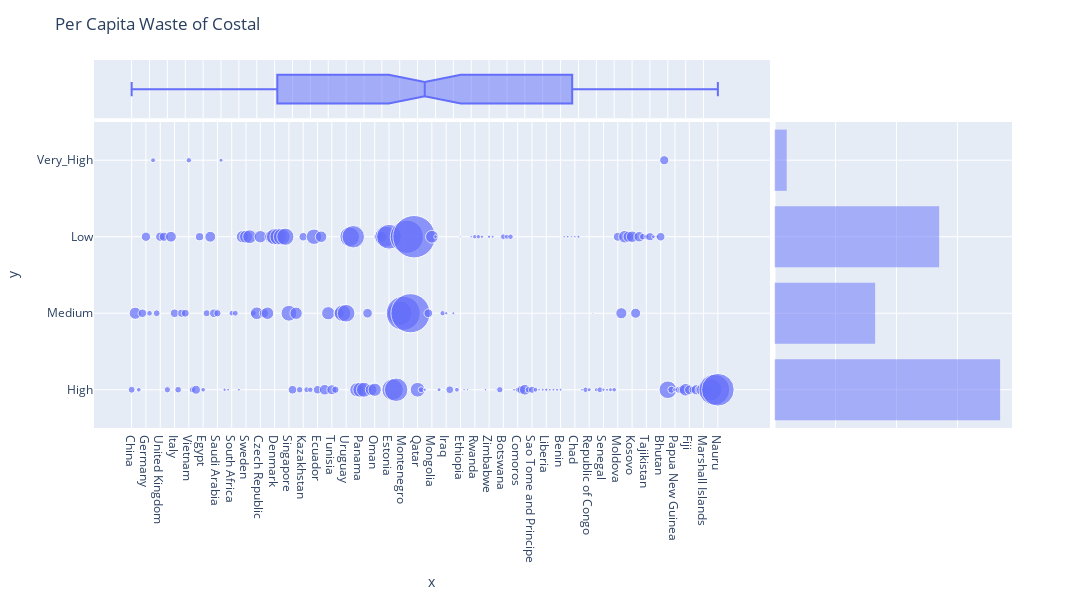

Source (notebook cell):
### Markdown cell above
<a id="37"></a>
### <div style="text-align:left; border-radius:15px; padding:20px; color:Black; margin:0; font-size:100%; font-family:Arial; background-color:#48cae4; overflow:hidden"><b>⚡ 7. Per Capita Waste of Costal</b>
<a href="#table-of-contents" style="font-family: Arial, sans-serif; font-size: 15px; background-color: #7b2cbf; color: #ffffff; padding: 7px 15px; text-decoration: none; border-radius: 15px;">
        [Table of Content 📜⬆️]
</a>
</div>

### Code cell
fig = px.scatter(
    numeric_df,
    x=df['Country'],
    y=df['Coastal_Waste_Risk'],
    size=df['Per_Capita_Waste_KG'],
    size_max=30,
    marginal_x='box',
    marginal_y='histogram',
)


fig.update_layout(
    title='Per Capita Waste of Costal',
    width=1300,
    height=600,
)
fig.show()

### Figure 1 — Plotly figure (JSON) as saved in the notebook; plotly's stock layout.template omitted (floating-point values rounded to 4 significant figures; data arrays with more than 128 entries replaced by an {"elided": "..."} marker saying what was removed)
{"data": [{"hovertemplate": "x=%{x}<br>y=%{y}<br>size=%{marker.size}<extra></extra>", "legendgroup": "", "marker": {"color": "#636efa", "size": {"elided": "165 float values"}, "sizemode": "area", "sizeref": 1.738, "symbol": "circle"}, "mode": "markers", "name": "", "orientation": "v", "showlegend": false, "type": "scatter", "x": {"elided": "165 str values"}, "xaxis": "x", "y": {"elided": "165 str values"}, "yaxis": "y"}, {"alignmentgroup": "True", "hovertemplate": "x=%{x}<extra></extra>", "legendgroup": "", "marker": {"color": "#636efa", "symbol": "circle"}, "name": "", "notched": true, "offsetgroup": "", "showlegend": false, "type": "box", "x": {"elided": "165 str values"}, "xaxis": "x3", "yaxis": "y3"}, {"alignmentgroup": "True", "bingroup": "y", "hovertemplate": "y=%{y}<br>count=%{x}<extra></extra>", "legendgroup": "", "marker": {"color": "#636efa"}, "name": "", "offsetgroup": "", "opacity": 0.5, "showlegend": false, "type": "histogram", "xaxis": "x2", "y": {"elided": "165 str values"}, "yaxis": "y2"}], "layout": {"barmode": "overlay", "height": 600, "legend": {"itemsizing": "constant", "tracegroupgap": 0}, "margin": {"t": 60}, "title": {"text": "Per Capita Waste of Costal"}, "width": 1300, "xaxis": {"anchor": "y", "domain": [0, 0.7363], "title": {"text": "x"}}, "xaxis2": {"anchor": "y2", "domain": [0.7413, 1], "matches": "x2", "showgrid": true, "showline": false, "showticklabels": false, "ticks": ""}, "xaxis3": {"anchor": "y3", "domain": [0, 0.7363], "matches": "x", "showgrid": true, "showticklabels": false}, "xaxis4": {"anchor": "y4", "domain": [0.7413, 1], "matches": "x2", "showgrid": true, "showline": false, "showticklabels": false, "ticks": ""}, "yaxis": {"anchor": "x", "domain": [0, 0.8316], "title": {"text": "y"}}, "yaxis2": {"anchor": "x2", "domain": [0, 0.8316], "matches": "y", "showgrid": true, "showticklabels": false}, "yaxis3": {"anchor": "x3", "domain": [0.8416, 1], "matches": "y3", "showgrid": false, "showline": false, "showticklabels": false, "ticks": ""}, "yaxis4": {"anchor": "x4", "domain": [0.8416, 1], "matches": "y3", "showgrid": true, "showline": false, "showticklabels": false, "ticks": ""}}}
